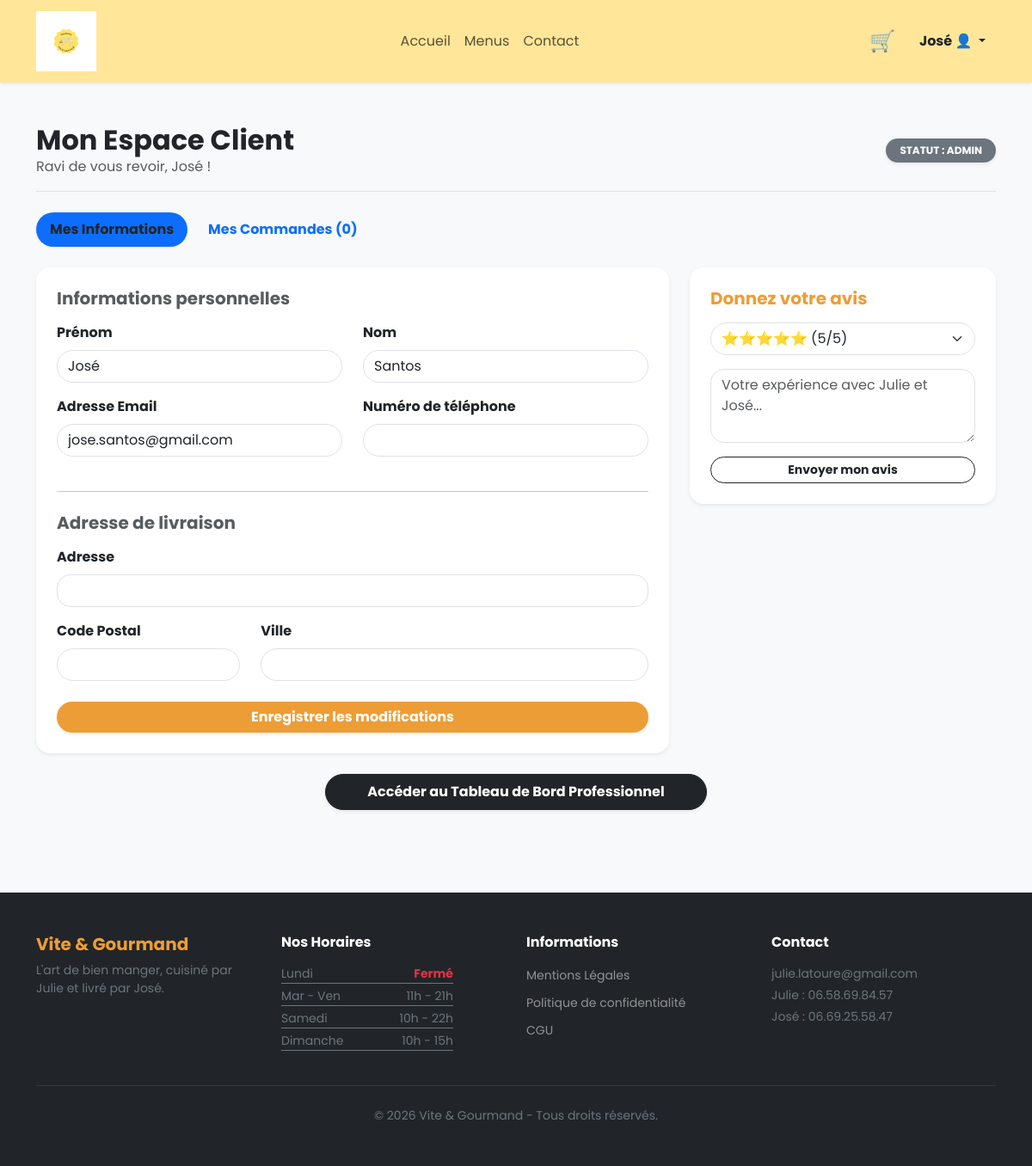
The page /public/index.php?page=profil (signed in) on the database its author committed.
### tables this page shows
CREATE TABLE IF NOT EXISTS utilisateurs (
   id INT AUTO_INCREMENT,
   nom VARCHAR(50) NOT NULL,
   prenom VARCHAR(50) NOT NULL,
   email VARCHAR(100) NOT NULL,
   telephone VARCHAR(20) DEFAULT NULL,
   mot_de_passe VARCHAR(255) NOT NULL,
   role VARCHAR(50) DEFAULT 'utilisateur',
   date_inscription DATETIME DEFAULT CURRENT_TIMESTAMP,
   adresse TEXT DEFAULT NULL,
   ville VARCHAR(50) DEFAULT NULL,
   code_postal VARCHAR(10) DEFAULT NULL,
   actif INT DEFAULT 1,
   PRIMARY KEY(id),
   UNIQUE(email)
);

### app/Controllers/UserController.php (called while the page is built, shortened)
<?php
class UserController {
    private $pdo;
    public function __construct() {
        $this->pdo = getDBConnection();
    }
    public function index() {
        $user_id = $_SESSION['user_id'];
        $stmt = $this->pdo->prepare("SELECT nom, prenom, email, telephone, adresse, code_postal, ville, role FROM utilisateurs WHERE id = ?");
        $stmt->execute([$user_id]);
        $user = $stmt->fetch(PDO::FETCH_ASSOC);
        $stmt_cmd = $this->pdo->prepare("SELECT * FROM commandes WHERE id_utilisateur = ? ORDER BY date_commande DESC");
        $stmt_cmd->execute([$user_id]);
        $commandes = $stmt_cmd->fetchAll(PDO::FETCH_ASSOC);
        require_once __DIR__ . '/../Views/pages/profil.php';
    }
}

### config/config.php (called while the page is built, shortened)
<?php
function getDBConnection() {
    static $pdo = null;
    if ($pdo !== null) {
        return $pdo;
    }
    $host     = getenv('DB_HOST') ?: '127.0.0.1;port=3307';
    $dbname   = getenv('MYSQLDATABASE') ?: 'viteetgourmand';
    $username = getenv('DB_USER') ?: 'root';
    $password = getenv('DB_PASS') ?: '';
    try {
        $pdo = new PDO(
            "mysql:host=$host;dbname=$dbname;charset=utf8mb4",
            $username,
            $password,
            [
                PDO::ATTR_ERRMODE => PDO::ERRMODE_EXCEPTION,
                PDO::ATTR_DEFAULT_FETCH_MODE => PDO::FETCH_ASSOC,
                PDO::ATTR_TIMEOUT => 3
            ]
        );
        return $pdo;
    } catch (PDOException $e) {
        error_log("Erreur BDD : " . $e->getMessage());
        return null;
    }
}

### app/Views/pages/profil.php (the view, shortened to what this page needs)
<main class="container py-5">
    <div class="d-flex justify-content-between align-items-center mb-4 border-bottom pb-3">
        <div>
            <h2 class="mb-0 fw-bold">Mon Espace Client</h2>
            <p class="text-muted mb-0">Ravi de vous revoir, <?= htmlspecialchars($user['prenom']) ?> !</p>
        </div>
        <span class="badge bg-secondary px-3 py-2 text-uppercase rounded-pill shadow-sm">
            Statut : <?= htmlspecialchars($user['role']) ?>
        </span>
    </div>
    <ul class="nav nav-pills mb-4" id="pills-tab" role="tablist">
        <li class="nav-item" role="presentation">
            <button class="nav-link active rounded-pill fw-bold me-2" id="pills-profil-tab" data-bs-toggle="pill" data-bs-target="#pills-profil" type="button" role="tab">
                Mes Informations
            </button>
        </li>
        <li class="nav-item" role="presentation">
            <button class="nav-link rounded-pill fw-bold" id="pills-commandes-tab" data-bs-toggle="pill" data-bs-target="#pills-commandes" type="button" role="tab">
                Mes Commandes (<?= count($commandes) ?>)
            </button>
        </li>
    </ul>
    <div class="tab-content" id="pills-tabContent">
        <div class="tab-pane fade show active" id="pills-profil" role="tabpanel">
            <div class="row g-4">
                <div class="col-md-8">
                    <div class="card shadow-sm border-0 rounded-4">
                        <div class="card-body p-4">
                            <form method="POST" action="<?= BASE_URL ?>index.php?page=profil-update">
                                <h4 class="mb-3 text-muted fs-5 fw-bold">Informations personnelles</h4>
                                <div class="row">
                                    <div class="col-md-6 mb-3">
                                        <label class="form-label fw-bold">Prénom</label>
                                        <input type="text" name="prenom" class="form-control rounded-pill" value="<?= htmlspecialchars($user['prenom'] ?? '') ?>" required>
                                    </div>
                                    <div class="col-md-6 mb-3">
                                        <label class="form-label fw-bold">Nom</label>
                                        <input type="text" name="nom" class="form-control rounded-pill" value="<?= htmlspecialchars($user['nom'] ?? '') ?>" required>
                                    </div>
                                </div>
                                <div class="row">
                                    <div class="col-md-6 mb-3">
                                        <label class="form-label fw-bold">Adresse Email</label>
                                        <input type="email" name="email" class="form-control rounded-pill" value="<?= htmlspecialchars($user['email'] ?? '') ?>" required>
                                    </div>
                                    <div class="col-md-6 mb-3">
                                        <label class="form-label fw-bold">Numéro de téléphone</label>
                                        <input type="tel" name="telephone" class="form-control rounded-pill" value="<?= htmlspecialchars($user['telephone'] ?? '') ?>" required>
                                    </div>
                                </div>
                                <hr class="my-4">
                                <h4 class="mb-3 text-muted fs-5 fw-bold">Adresse de livraison</h4>
                                <div class="mb-3">
                                    <label class="form-label fw-bold">Adresse</label>
                                    <input type="text" name="adresse" class="form-control rounded-4" value="<?= htmlspecialchars($user['adresse'] ?? '') ?>" required>
                                </div>
                                <div class="row">
                                    <div class="col-md-4 mb-4">
                                        <label class="form-label fw-bold">Code Postal</label>
                                        <input type="text" name="code_postal" class="form-control rounded-pill" value="<?= htmlspecialchars($user['code_postal'] ?? '') ?>" required>
                                    </div>
                                    <div class="col-md-8 mb-4">
                                        <label class="form-label fw-bold">Ville</label>
                                        <input type="text" name="ville" class="form-control rounded-pill" value="<?= htmlspecialchars($user['ville'] ?? '') ?>" required>
                                    </div>
                                </div>
                                <button type="submit" name="update_profile" class="btn btn-cheddar rounded-pill w-100 fw-bold shadow-sm">Enregistrer les modifications</button>
                            </form>
                        </div>
                    </div>
                </div>
                <div class="col-md-4">
                    <div class="card shadow-sm border-0 rounded-4">
                        <div class="card-body p-4">
                            <h5 class="fw-bold text-cheddar mb-3">Donnez votre avis</h5>
                            <form action="<?= BASE_URL ?>index.php?page=profil-avis" method="POST">
                                <div class="mb-3">
                                    <select name="note" class="form-select rounded-pill" required>
                                        <option value="5">⭐⭐⭐⭐⭐ (5/5)</option>
                                    </select>
                                </div>
                                <div class="mb-3">
                                    <textarea name="commentaire" class="form-control rounded-4" rows="3" placeholder="Votre expérience avec Julie et José..." required></textarea>
                                </div>
                                <button type="submit" name="submit_avis" class="btn btn-outline-dark btn-sm rounded-pill w-100 fw-bold">Envoyer mon avis</button>
                            </form>
                        </div>
                    </div>
                </div>
            </div>
        </div>
    </div>
    <?php if (in_array($user['role'] ?? '', ['employe', 'admin'])): ?>
        <div class="mt-4 text-center">
            <a href="employe/employe-dashboard.php" class="btn btn-dark rounded-pill fw-bold shadow-sm px-5 py-2">
                Accéder au Tableau de Bord Professionnel
            </a>
        </div>
    <?php endif; ?>
</main>

### public/styles/css/style.css (style rules this page uses)
:root { --mimolette: #FFE699; --cheddar: #ED9D36; --dark: #212529; }
body { display: flex; flex-direction: column; min-height: 100vh; margin: 0; font-family: 'Poppins', sans-serif; background-color: #f8f9fa; }
main { flex: 1 0 auto; }
.nav-link.active { color: var(--dark) !important; }
.btn-cheddar { background-color: var(--cheddar); color: white; border: none; transition: transform 0.2s; }
.text-cheddar { color: var(--cheddar); }

### rows shown on the page
utilisateurs: prenom "José", role "ADMIN", nom "Santos", email "jose.santos@gmail.com"

### other values the page prints
$_SESSION['user_prenom'] "José"
count($commandes) "0"
